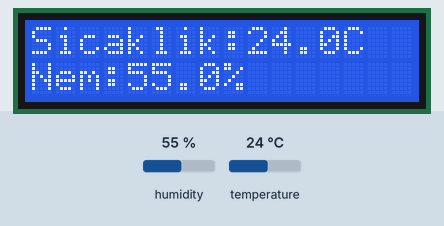
Bench run of a sketch on a simulated ESP32. On the bench: 16×2 character LCD. Inputs (shaded band) come from the test bench; at power-on: humidity 55 %, temperature 24 °C. WiFi joins after 1.5 s; servers stay silent unless stated; what the sketch prints to the serial monitor is not drawn.

Above: at 3.1 s.
3.2 s: humidity set to 22 %
At 6.7 s:
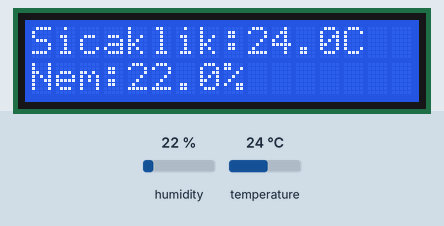
7.7 s: temperature set to 12 °C
At 10.9 s:
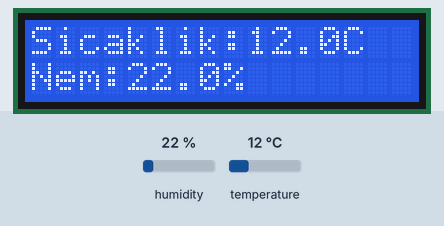
13.2 s: humidity set to 40 %
At 15.2 s:
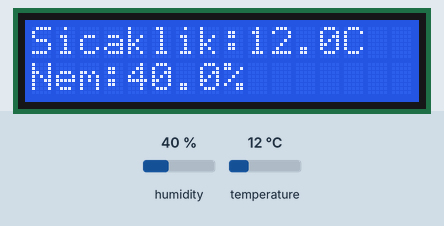
17.8 s: temperature set to 19 °C
At 19.5 s:
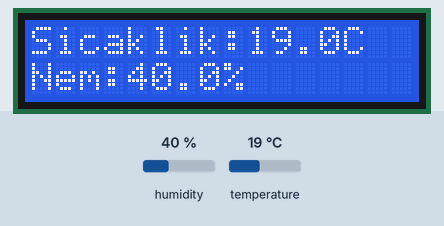
Timing chart, 0 to 21.0 s (numbered marks = the images above; inputs shaded):
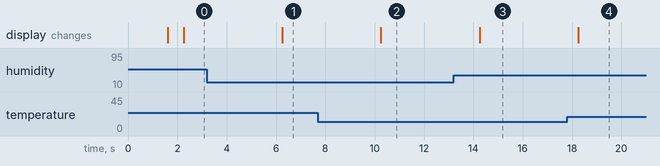

Measured:
- after the input at 3.2 s, the display: changes after 3.1 s (image 1)
- after the input at 7.7 s, the display: changes after 2.6 s (image 2)
- after the input at 13.2 s, the display: changes after 1.1 s (image 3)
- after the input at 17.8 s, the display: changes after 0.46 s (image 4)

The sketch:

telegrams_cakl_knembotu.ino
```cpp
#include <WiFi.h>
#include <WiFiClientSecure.h>
#include <UniversalTelegramBot.h>
#include <ArduinoJson.h>
#include <DHT.h>
#include <Wire.h>
#include <LiquidCrystal_I2C.h>

#define DHTPIN 4
#define DHTTYPE DHT11   // DHT22 kullaniyorsan DHT22 yap

const char* ssid = "WIFI_ADIN";
const char* password = "WIFI_SIFREN";

#define BOT_TOKEN "TELEGRAM_BOT_TOKEN"
#define CHAT_ID "TELEGRAM_CHAT_ID"

DHT dht(DHTPIN, DHTTYPE);
LiquidCrystal_I2C lcd(0x27, 16, 2); // Calismazsa 0x3F dene

WiFiClientSecure client;
UniversalTelegramBot bot(BOT_TOKEN, client);

unsigned long lastReadTime = 0;
unsigned long lastBotCheckTime = 0;

const unsigned long readInterval = 2000;
const unsigned long botCheckInterval = 500;

float temperature = 0;
float humidity = 0;
bool sensorOk = false;

void setup() {
  Serial.begin(115200);

  dht.begin();

  Wire.begin(21, 22); // SDA, SCL
  lcd.init();
  lcd.backlight();

  lcd.setCursor(0, 0);
  lcd.print("WiFi baglaniyor");

  WiFi.begin(ssid, password);
  client.setInsecure();

  bot.longPoll = 1;

  while (WiFi.status() != WL_CONNECTED) {
    delay(500);
    Serial.print(".");
  }

  Serial.println();
  Serial.println("WiFi baglandi");
  Serial.print("IP: ");
  Serial.println(WiFi.localIP());

  lcd.clear();
  lcd.setCursor(0, 0);
  lcd.print("WiFi baglandi");
  lcd.setCursor(0, 1);
  lcd.print("/durum yaz");

  bot.sendMessage(CHAT_ID, "Sistem basladi. Sicaklik ve nem icin /durum yaz.", "");
}

void loop() {
  unsigned long currentTime = millis();

  if (currentTime - lastReadTime >= readInterval) {
    lastReadTime = currentTime;

    humidity = dht.readHumidity();
    temperature = dht.readTemperature();

    if (isnan(humidity) || isnan(temperature)) {
      sensorOk = false;

      lcd.clear();
      lcd.setCursor(0, 0);
      lcd.print("Sensor hatasi");

      Serial.println("Sensor okunamadi!");
    } else {
      sensorOk = true;

      lcd.clear();
      lcd.setCursor(0, 0);
      lcd.print("Sicaklik:");
      lcd.print(temperature, 1);
      lcd.print("C");

      lcd.setCursor(0, 1);
      lcd.print("Nem:");
      lcd.print(humidity, 1);
      lcd.print("%");

      Serial.print("Sicaklik: ");
      Serial.print(temperature);
      Serial.print(" C  Nem: ");
      Serial.print(humidity);
      Serial.println(" %");
    }
  }

  if (currentTime - lastBotCheckTime >= botCheckInterval) {
    lastBotCheckTime = currentTime;

    int newMessages = bot.getUpdates(bot.last_message_received + 1);

    while (newMessages) {
      for (int i = 0; i < newMessages; i++) {
        String chat_id = bot.messages[i].chat_id;
        String text = bot.messages[i].text;

        Serial.print("Gelen mesaj: ");
        Serial.println(text);
        Serial.print("Chat ID: ");
        Serial.println(chat_id);

        if (chat_id != CHAT_ID) {
          bot.sendMessage(chat_id, "Yetkisiz kullanici.", "");
          continue;
        }

        if (text == "/durum") {
          if (!sensorOk) {
            bot.sendMessage(CHAT_ID, "Sensor okunamadi. Baglantiyi kontrol et.", "");
          } else {
            String message = "Anlik ortam bilgisi:\n";
            message += "Sicaklik: " + String(temperature, 1) + " C\n";
            message += "Nem: " + String(humidity, 1) + " %";

            bot.sendMessage(CHAT_ID, message, "");
          }
        } else if (text == "/start") {
          bot.sendMessage(CHAT_ID, "Komutlar:\n/durum - Sicaklik ve nem bilgisini goster", "");
        } else {
          bot.sendMessage(CHAT_ID, "Bilinmeyen komut. /durum yaz.", "");
        }
      }

      newMessages = bot.getUpdates(bot.last_message_received + 1);
    }
  }
}
```
